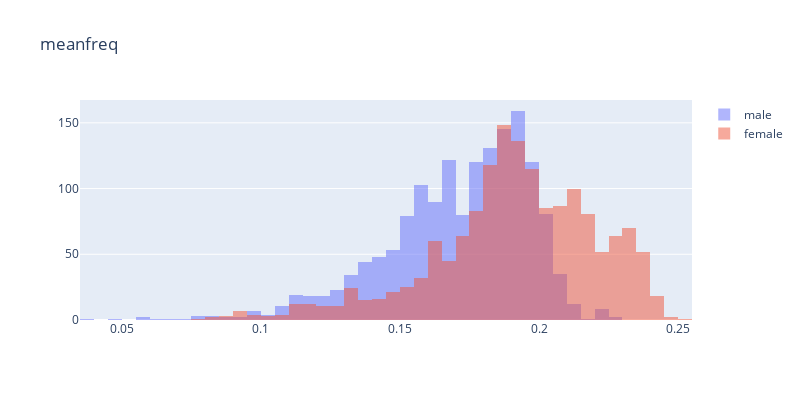
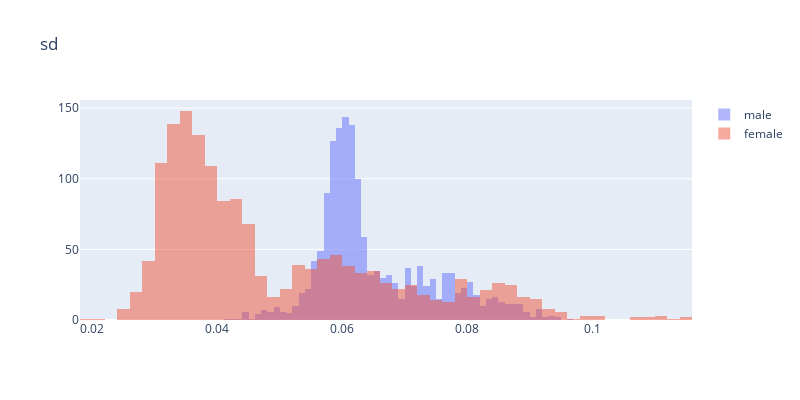
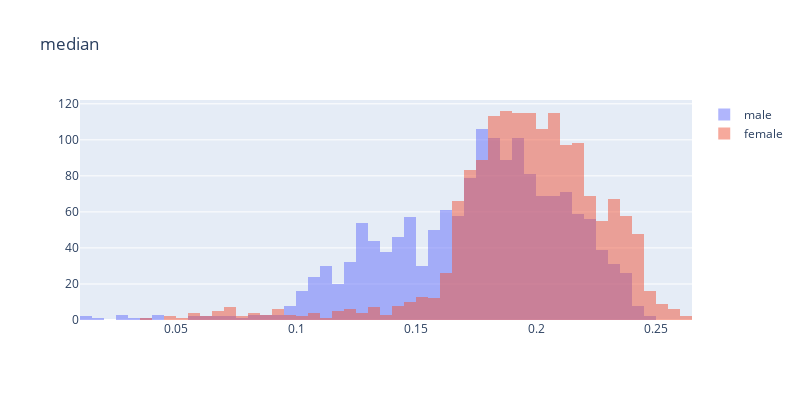
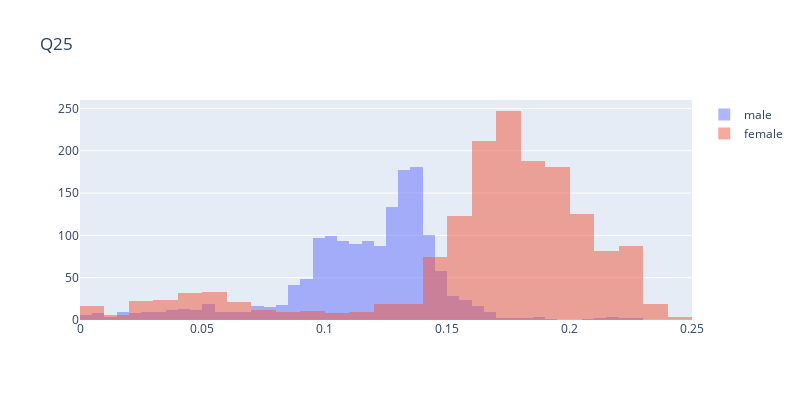

Source (notebook cell) for these figures, in order:
### Code cell
import plotly.graph_objects as go

fig_hist = []
for i, feature_name in enumerate(visualizable_feature_names):
    fig_hist.append(go.Figure())
    for label in labels:
        fig_hist[i].add_trace(go.Histogram(x=voices_df[voices_df["label"]==label][feature_name], name=label))
    fig_hist[i].update_layout(height=400, width=800, title_text=feature_name)
    fig_hist[i].update_layout(barmode='overlay')
    fig_hist[i].update_traces(opacity=0.5)
    fig_hist[i].show()

### Figure 1 — Plotly figure (JSON) as saved in the notebook; plotly's stock layout.template omitted (floating-point values rounded to 4 significant figures; data arrays with more than 128 entries replaced by an {"elided": "..."} marker saying what was removed)
{"data": [{"name": "male", "opacity": 0.5, "type": "histogram", "x": {"elided": "1584 float values"}}, {"name": "female", "opacity": 0.5, "type": "histogram", "x": {"elided": "1584 float values"}}], "layout": {"barmode": "overlay", "height": 400, "title": {"text": "meanfreq"}, "width": 800}}

### Figure 2 — Plotly figure (JSON) as saved in the notebook; plotly's stock layout.template omitted (floating-point values rounded to 4 significant figures; data arrays with more than 128 entries replaced by an {"elided": "..."} marker saying what was removed)
{"data": [{"name": "male", "opacity": 0.5, "type": "histogram", "x": {"elided": "1584 float values"}}, {"name": "female", "opacity": 0.5, "type": "histogram", "x": {"elided": "1584 float values"}}], "layout": {"barmode": "overlay", "height": 400, "title": {"text": "sd"}, "width": 800}}

### Figure 3 — Plotly figure (JSON) as saved in the notebook; plotly's stock layout.template omitted (floating-point values rounded to 4 significant figures; data arrays with more than 128 entries replaced by an {"elided": "..."} marker saying what was removed)
{"data": [{"name": "male", "opacity": 0.5, "type": "histogram", "x": {"elided": "1584 float values"}}, {"name": "female", "opacity": 0.5, "type": "histogram", "x": {"elided": "1584 float values"}}], "layout": {"barmode": "overlay", "height": 400, "title": {"text": "median"}, "width": 800}}

### Figure 4 — Plotly figure (JSON) as saved in the notebook; plotly's stock layout.template omitted (floating-point values rounded to 4 significant figures; data arrays with more than 128 entries replaced by an {"elided": "..."} marker saying what was removed)
{"data": [{"name": "male", "opacity": 0.5, "type": "histogram", "x": {"elided": "1584 float values"}}, {"name": "female", "opacity": 0.5, "type": "histogram", "x": {"elided": "1584 float values"}}], "layout": {"barmode": "overlay", "height": 400, "title": {"text": "Q25"}, "width": 800}}
